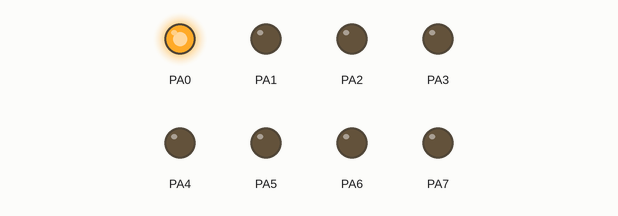
Simulated run of this program. Board: ATmega32, built with avr-gcc and emulated at 1 MHz. Parts: output pins drawn as LEDs (lit = HIGH).

Above: at 0.05 s.
At 0.45 s:
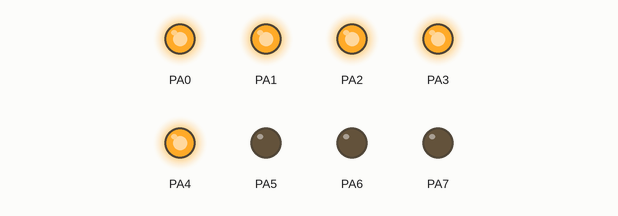
At 0.85 s:
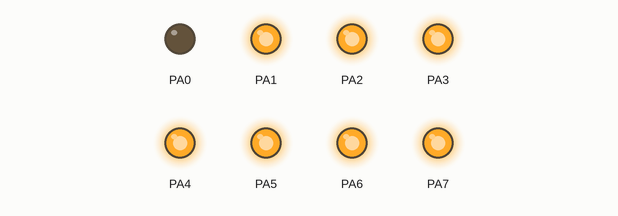
At 1.75 s:
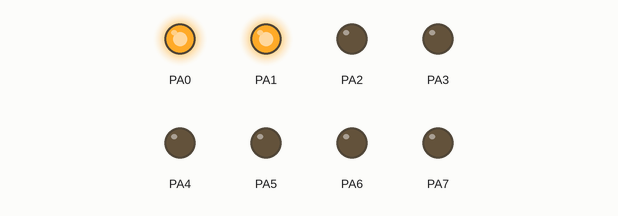
At 2.65 s:
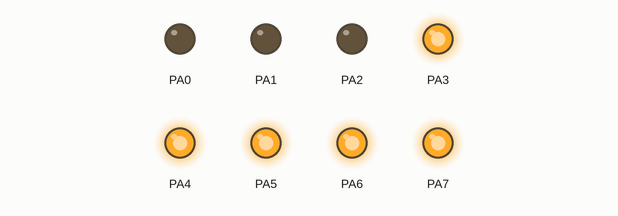
At 3.55 s:
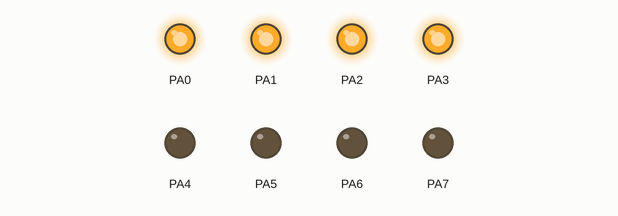
Timing chart, 0 to 3.9 s (numbered marks = the images above):
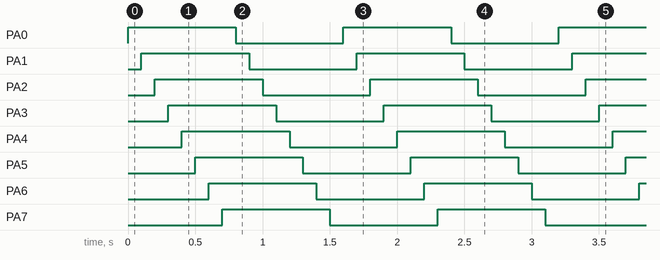

The program:

main.c
```c
/*
 * main.c
 *
 *  Created on: Apr 14, 2023
 *      Author: Ahmed Osama
 */
#include<stdint.h>
#include<util/delay.h>
#define DDRA  *((uint8_t*) 0x3A)
#define PORTA *((uint8_t*) 0x3B)
#define PINA  *(( volatile uint8_t*) 0x39)
int main(void)
{
DDRA =0b11111111;
while(1)
	{
	for(uint8_t i=0;i<=7;i++)
		{
			PORTA |=(1<<i);
			_delay_ms(100);
		}
	for(uint8_t i=0;i<=7;i++)
		{
			PORTA &=~(1<<i);
			_delay_ms(100);
		}
	}
}
```

Measured:
- by itself, PA0–7: alternates HIGH for 0.80 s and LOW for 0.80 s
- by itself, everything shown: repeats every 1.6 s, in 16 steps
